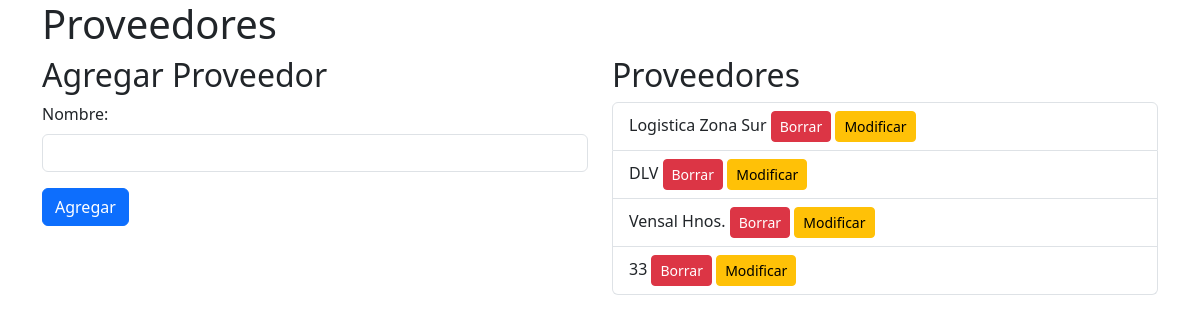
The app's page /productos/proveedores, older data.
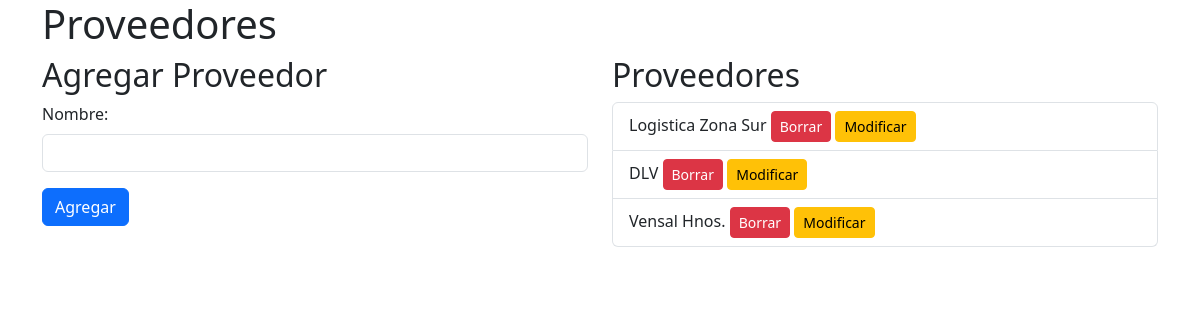
The same page, newer data.
### database_setup.py (models this page shows)
class Proveedor(Base):
    __tablename__ = 'Proveedor'
    id = Column(Integer, primary_key=True, autoincrement=True)
    nombre = Column(String, nullable=False)
    cuit = Column(String, nullable=True)
    compras = relationship('Compra', back_populates='proveedor')

### productos.py (the view)
@productos_bp.route('/productos/proveedores')
def mostrar_proveedores():
    proveedores = session.query(Proveedor).all()
    return render_template('proveedores.html', proveedores=proveedores)

### templates/proveedores.html (shortened to what this page needs)
<!DOCTYPE html>
<html lang="en">
<head>
    <link href="https://cdn.jsdelivr.net/npm/bootstrap@5.3.0/dist/css/bootstrap.min.css" rel="stylesheet">
</head>
<body>
    <div class="container">
        <h1>Proveedores</h1>
        <div class="row">
            <div class="col-md-6">
                <h2>Agregar Proveedor</h2>
                <form action="/productos/proveedores/agregar" method="POST">
                    <div class="mb-3">
                        <label for="nombre" class="form-label">Nombre:</label>
                        <input type="text" class="form-control" id="nombre" name="nombre" required>
                    </div>
                    <button type="submit" class="btn btn-primary">Agregar</button>
                </form>
            </div>
            <div class="col-md-6">
                <h2>Proveedores</h2>
                <ul class="list-group">
                    {% for proveedor in proveedores %}
                    <li class="list-group-item">{{ proveedor.nombre }} <a href="/productos/proveedores/borrar/{{ proveedor.id }}" class="btn btn-danger btn-sm">Borrar</a> <a href="/productos/proveedores/modificar/{{ proveedor.id }}" class="btn btn-warning btn-sm">Modificar</a></li>
                    {% endfor %}
                </ul>
            </div>
        </div>
    </div>
</body>
</html>

Row changes from the older to the newer data that the page shows:
removed Proveedor: nombre "33"
